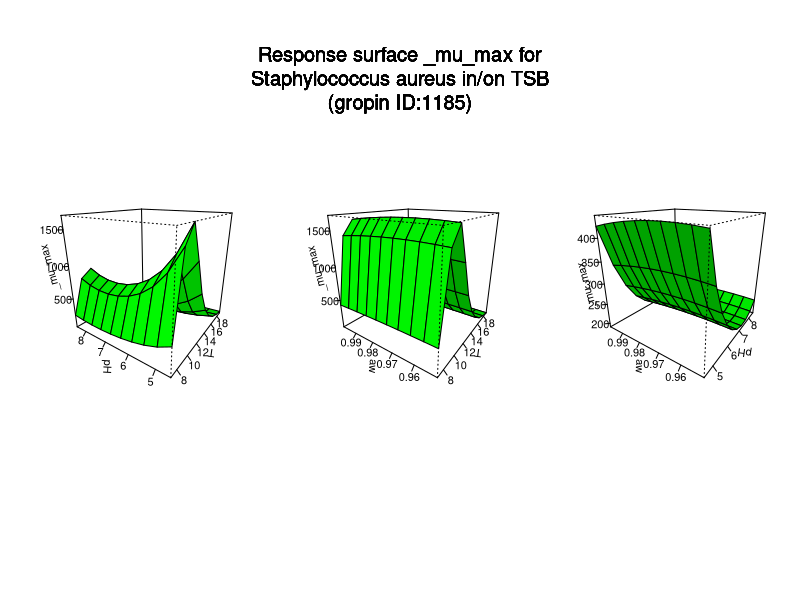

This chart was generated by the following R code:
#############################
# start of Parameter script
#############################
T <- seq(7.007,18.981018981019,length.out=10)
pH <- seq(4.5045,8.49150849150849,length.out=10)
aw <- seq(0.95095,0.998001998001998,length.out=10)
#############################
# end of Parameter script
#############################
############################# 
# start of Model script Gropin ID 1185 
#############################
 
# constant coefficients for this model
 
variables <- data.frame(T,pH,aw)
argumentsPar <- unique.data.frame(expand.grid(variables))
 
# heart of the model
response_surface <- function(T,pH,aw) {
   mumax <-1/exp(41.678+((-246.23)/T)+((1138.7)/(T*T))+(-83.897)*aw+43.477*aw*aw+1.491*pH+(-0.102)*pH*pH)

	return(mumax=mumax)
} 

# output parameters
responseSurface <- cbind(argumentsPar,response_surface(argumentsPar['T'],argumentsPar['pH'],argumentsPar['aw']))
colnames(responseSurface) <- c(colnames(argumentsPar),'mumax')
#############################
# End of Model script
#############################
############################# 
# start of Visualisation script Gropin ID 1185 
#############################
titleText <-'Response surface _mu_max for
Staphylococcus aureus in/on TSB
(gropin ID:1185)'
argPar1 <- unique.data.frame(expand.grid(T,pH))
argPar2 <- unique.data.frame(expand.grid(T,aw))
argPar3 <- unique.data.frame(expand.grid(pH,aw))
z1 <- matrix(unlist(response_surface(T = argPar1[1],pH = argPar1[2],aw = aw[1])),nrow=10)
z2 <- matrix(unlist(response_surface(T = argPar2[1],aw = argPar2[2],pH = pH[1])),nrow=10)
z3 <- matrix(unlist(response_surface(pH = argPar3[1],aw = argPar3[2],T = T[1])),nrow=10)
# adding precaution if response surface is zero
myZLim1 <- range(z1)
if(myZLim1[1] == myZLim1[2]) myZLim1[2] <- myZLim1[2]+1
myZLim2 <- range(z2)
if(myZLim2[1] == myZLim2[2]) myZLim2[2] <- myZLim2[2]+1
myZLim3 <- range(z3)
if(myZLim3[1] == myZLim3[2]) myZLim3[2] <- myZLim3[2]+1
if(length(T)>1 & length(pH)>1 & length(aw)>1) {
	par(mfrow = c(1,3))
	persp(T,pH,z1,col = 'green',xlab='T',ylab='pH',zlab='_mu_max',zlim=myZLim1,theta=305,phi=20,shade=0.25,ticktype = 'detailed')
	persp(T,aw,z2,col = 'green',xlab='T',ylab='aw',zlab='_mu_max',zlim=myZLim2,theta=305,phi=20,shade=0.25,ticktype = 'detailed')
	persp(pH,aw,z3,col = 'green',xlab='pH',ylab='aw',zlab='_mu_max',zlim=myZLim3,theta=305,phi=20,shade=0.25,ticktype = 'detailed')
	mtext(titleText,outer=T,  cex=1.2, line=-8.5, side=3)
} else {
		myPars <- unique.data.frame(expand.grid(T,pH,aw))
		myZ <-matrix(unlist(response_surface(myPars[,1],myPars[,2],myPars[,3])),nrow=10)
		myZLim <- range(myZ)
if(myZLim[1] == myZLim[2]) myZLim[2] <- myZLim[2]+1
	if(length(aw)==1) {
		persp(T,pH,myZ,col = 'green',xlab='T',ylab='pH',zlab='_mu_max',main=titleText,sub=paste('other variable: aw =',round(aw,digits = 2)),zlim=myZLim,theta=305,phi=20,shade=0.25,ticktype = 'detailed')
	}
	if(length(pH)==1) {
		persp(T,aw,myZ,col = 'green',xlab='T',ylab='aw',zlab='_mu_max',main=titleText,sub=paste('other variable: pH =',round(pH,digits = 2)),zlim=myZLim,theta=305,phi=20,shade=0.25,ticktype = 'detailed')
	}
	if(length(T)==1) {
		persp(pH,aw,myZ,col = 'green',xlab='pH',ylab='aw',zlab='_mu_max',main=titleText,sub=paste('other variable: T =',round(T,digits = 2)),zlim=myZLim,theta=305,phi=20,shade=0.25,ticktype = 'detailed')
	}
}
#############################
# End of Visualisation script
#############################
